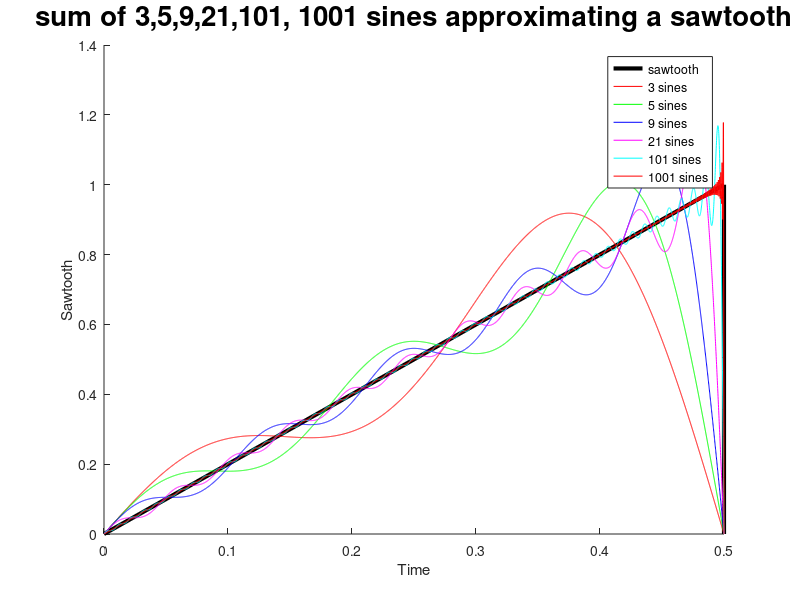

Here is the MATLAB script that generated this plot:
%% Various approx methods for a simple ODE:  
% Fourier synthesis of a sawtooth
% We sum the first 3,5,9,21,101, 1001 sines that make up a sawtooth
% Only one half of the graph is shown (sines are odd, so flip it over twice
% to imagine the other half)
% We see that with increasing number of terms we approximate the sawtooth
% better, except at the discontinuity at t=0.5, where we are off by ~18%:
% we call this the Gibbs phenomenon
% Version 1.0 - Erik Bodegom

close all;clear;

tstep=.0001
tp=zeros(10001,1);
yp=zeros(10001,6);
col={'r-','g-','b-','m-','c-','r-'}  % this is a cellarray curly brackets: what does this do?
        % each string is its own cell.  Normal arrays work differently!
im=[3,5,9,21,101,1001];      %im=use: 3,5,9,21,101 sines

hold on
scrsz = get(0,'ScreenSize');    %determines size of monitor=left,bottom,width,height
set(gcf,'OuterPosition',[1 1 scrsz(3)-60 scrsz(4)-20]);
plot([.0,.5,.5],[.0,1.,.0],'k','LineWidth',3)  % plots sawtooth
title('sum of 3,5,9,21,101, 1001 sines approximating a sawtooth','FontSize',20)
xlabel('Time');
ylabel('Sawtooth');
for m=1:6;
    imax=im(m);    
    disp(imax)
    t=.0;
    n=1;
    while t<.5-tstep;
        s=.0;
        isign=1;
        t=t+ tstep;
        for k=1:imax;
            s=s+2*sin(k*2*pi*t)/(k*isign*pi);
            isign=-isign;
        end;
        tp(n)=t;
        yp(n,m)=s;
        n=n+1;
    end;
    plot(tp(1:n-1,1),yp(1:n-1,m),col{m});
    
end;
legend('sawtooth','3 sines','5 sines','9 sines','21 sines','101 sines','1001 sines')
    
    
    